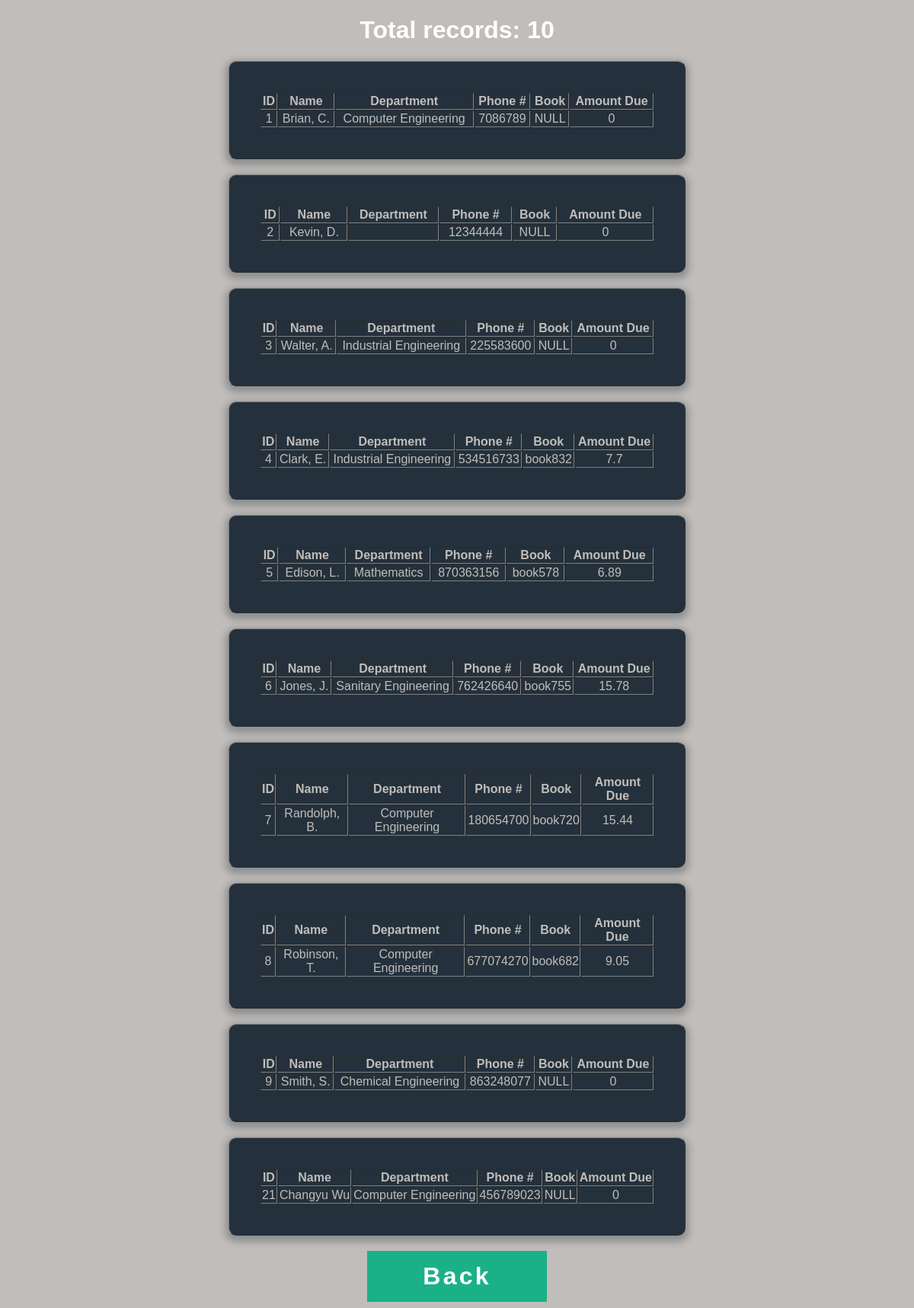
The app's page /booktrackingsystem/allteacher.php with its own data.
### tables this page shows
CREATE TABLE `teacher` (
  `teacher_id` int(11) NOT NULL,
  `teacher_name` varchar(40) NOT NULL,
  `dept_id` int(11) NOT NULL,
  `phone_number` bigint(13) DEFAULT NULL,
  `book_id` int(11) NOT NULL DEFAULT '0'
);

CREATE TABLE `dept` (
  `dept_id` int(11) NOT NULL,
  `dept_name` varchar(40) NOT NULL
);

CREATE TABLE `book` (
  `book_id` int(11) NOT NULL,
  `ISBN` varchar(80) NOT NULL,
  `book_name` varchar(45) NOT NULL,
  `price` double NOT NULL,
  `due_date` date NOT NULL DEFAULT '2099-12-31',
  `dept_id` int(11) NOT NULL,
  `checkout_date` date NOT NULL DEFAULT '2099-12-31'
);

### booktrackingsystem/allteacher.php (the view, shortened to what this page needs)
<?php
require 'booktrackingdb.php'
?>
<?php
$sql = "SELECT * FROM teacher ORDER BY teacher_id";
$records = $mysqli->query($sql) or die($mysqli->error);
$counter = $records->num_rows;
?>
<!DOCTYPE html>
<html>
<head>
	<link rel="stylesheet" type="text/css" href="css/displayteacherstyle.css">
	<h1><?php echo 'Total records: '.$counter ?></h1>
</head>
<body>
	<div>
		<?php
			while($teacher = $records->fetch_assoc()){
				$dept_result = $mysqli->query("SELECT * FROM dept WHERE dept_id = ".$teacher['dept_id']);
				$dept_name = $dept_result->fetch_assoc()['dept_name'];
				$book_name = 'NULL';
				$amount = 0;
				$book_result = $mysqli->query("SELECT * FROM book WHERE book_id = ".$teacher['book_id']);
				if($book_result->num_rows > 0){
					$book_re = $book_result->fetch_assoc();
					$book_name = $book_re['book_name'];
					$amount = $book_re['price'];
				}
				echo "<table class=form width=100% border=1 cellpadding=1 cellspacing=1>";
				echo "<tr>";
				echo "<th>ID</th>";
				echo "<th>Name</th>";
				echo "<th>Department</th>";
				echo "<th>Phone #</th>";
				echo "<th>Book</th>";
				echo "<th>Amount Due</th>";
				echo "</tr>";
				echo "<tr class=field-wrap>";
				echo "<td>".$teacher['teacher_id']."</td>";
				echo "<td>".$teacher['teacher_name']."</td>";
				echo "<td>".$dept_name."</td>";
				echo "<td>".$teacher['phone_number']."</td>";
				echo "<td>".$book_name."</td>";
				echo "<td>".$amount."</td>";
				echo "</tr>";
				echo "</table>";
			}
		?>
		<form id="back" action="profile.php" method="post">
		<button type="submit" onclick="profile.submit()" class="button button-block " name="back">Back</button>
		</form>
	</div>
</body>
</html>

### booktrackingsystem/css/displayteacherstyle.css (style rules this page uses)
body { background: url(bgimage.jpg), #c1bdba; font-family: 'Titillium Web', sans-serif; }
.form { background: rgba(19, 35, 47, 0.9); padding: 40px; max-width: 600px; margin: 20px auto; border-radius: 10px; box-shadow: 0 4px 10px 4px rgba(19, 35, 47, 0.3); }
table { color: #c1bdba; text-align: center; }
.field-wrap { position: relative; margin-bottom: 40px; }
.button { border: 0; outline: none; border-radius: 0; padding: 15px 0; font-size: 2rem; font-weight: 600; letter-spacing: .1em; background: #1ab188; color: #ffffff; -webkit-transition: all 0.5s ease; transition: all 0.5s ease; -webkit-appearance: none; }
.button-block { display: block; width: 20%; margin-left: 40%; }

### booktrackingsystem/allteacher.php (style rules this page uses)
h1 { color:white;text-align: center; }

### records on screen
teacher: teacher_id "1", teacher_name "Brian, C.", dept.dept_name "Computer Engineering", phone_number "7086789", book_name "NULL", amount "0"
teacher: teacher_id "2", teacher_name "Kevin, D.", phone_number "12344444", book_name "NULL", amount "0"
teacher: teacher_id "3", teacher_name "Walter, A.", dept.dept_name "Industrial Engineering", phone_number "225583600", book_name "NULL", amount "0"
teacher: teacher_id "4", teacher_name "Clark, E.", dept.dept_name "Industrial Engineering", phone_number "534516733", book.book_name "book832", book.price "7.7"
teacher: teacher_id "5", teacher_name "Edison, L.", dept.dept_name "Mathematics", phone_number "870363156", book.book_name "book578", book.price "6.89"
teacher: teacher_id "6", teacher_name "Jones, J.", dept.dept_name "Sanitary Engineering", phone_number "762426640", book.book_name "book755", book.price "15.78"
teacher: teacher_id "7", teacher_name "Randolph, B.", dept.dept_name "Computer Engineering", phone_number "180654700", book.book_name "book720", book.price "15.44"
teacher: teacher_id "8", teacher_name "Robinson, T.", dept.dept_name "Computer Engineering", phone_number "677074270", book.book_name "book682", book.price "9.05"
teacher: teacher_id "9", teacher_name "Smith, S.", dept.dept_name "Chemical Engineering", phone_number "863248077", book_name "NULL", amount "0"
teacher: teacher_id "21", teacher_name "Changyu Wu", dept.dept_name "Computer Engineering", phone_number "456789023", book_name "NULL", amount "0"

### other values on screen
$counter "10"
